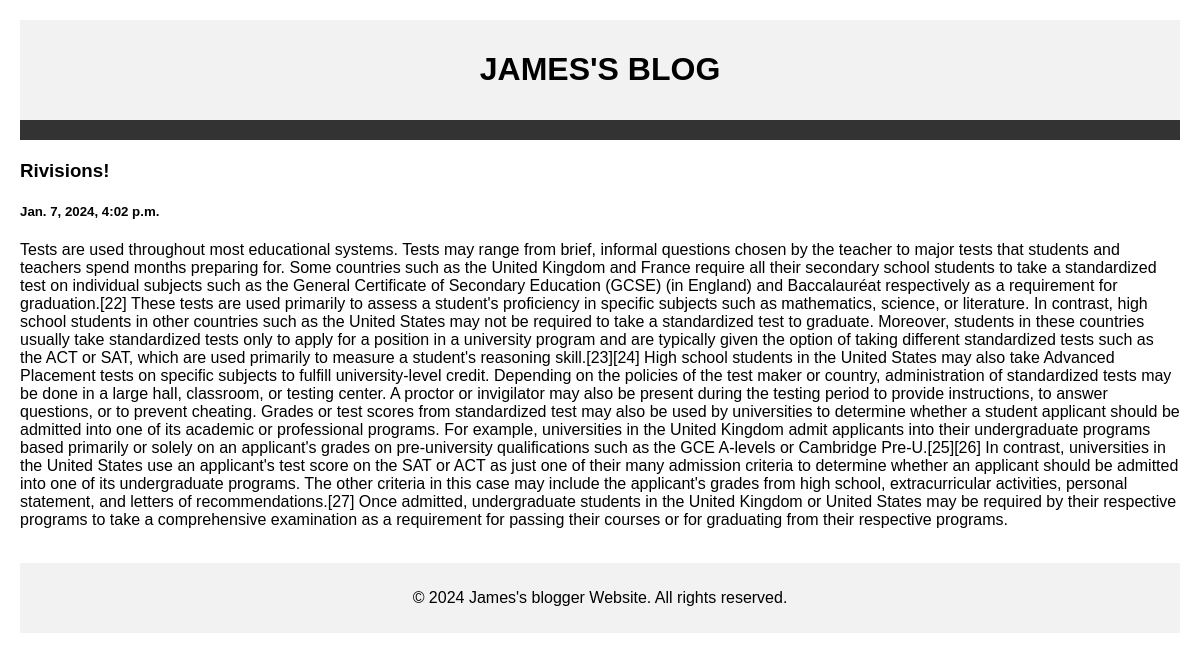
Screenshot of /post/3 with the database file from the repository.
### newapp/models.py (models this page shows)
class Post(models.Model):
    title=models.CharField(max_length=100)
    body=models.CharField(max_length=1000000)
    created_at=models.DateTimeField(default=datetime.now, blank=True)

### newapp/views.py (the view)
# urls.py: path('post/<str:pk>', views.post, name="post"),
def post(request, pk):
    posts=Post.objects.get(id=pk)
    return render(request, 'post.html', {'posts': posts} )

### templates/post.html (shortened to what this page needs)
<!DOCTYPE html>
<html lang="en">
  <head>
  </head>
  <body>
    <header>
      <h1>JAMES'S BLOG</h1>
    </header>
    <nav></nav>
    <main>
      <h3>{{posts.title}}!</h3>
      <h5>{{posts.created_at}}</h5>
      <p>{{posts.body}}</p>
    </main>
    <br />
    <footer>
      <p>&copy; 2024 James's blogger Website. All rights reserved.</p>
    </footer>
  </body>
</html>

### templates/post.html (style rules this page uses)
body { font-family: Arial, sans-serif; margin: 20px; padding: 0; }
header { text-align: center; background-color: #f2f2f2; padding: 10px; }
nav { display: flex; justify-content: center; background-color: #333; padding: 10px; }
main { margin-top: 20px; }
footer { text-align: center; padding: 10px; background-color: #f2f2f2; }

### rows the page displays
Post: title "Rivisions", created_at "Jan. 7, 2024, 4:02 p.m.", body "Tests are used throughout most educational systems. Tests may range from brief, informal questions chosen by the teacher to major tests that students and teachers spend months preparing for. Some countries such as the United Kingdom and France require all their secondary school students to take a standardized test on individual subjects such as the General Certificate of Secondary Education (GCSE) (in England) and Baccalauréat respectively as a requirement for graduation.[22] These tests are used primarily to assess a student's proficiency in specific subjects such as mathematics, science, or literature. In contrast, high school students in other countries such as the United States may not…"
